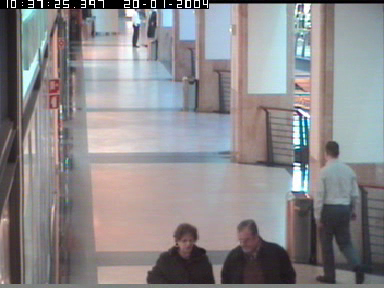
#> input picture frame 48 of AIDI all solutions/AIDI 1012 - Robotics/Assign1/Labs/Module-1-Lab-image-video/hallway.mp4, 384 x 288 px, given in place of boat.mp4, which was not available
$ python Module-1-Lab-video-optical-flow-sol.py   (older library calls are emulated)
#> lines starting #> are read from the running program, lines starting #| are printed output that depends on the picture; pictures that were not available may be replaced by others from this repository, and a replacement may not be noted
#!/usr/bin/env python
# coding: utf-8

# ### Video Optical Flow
# This will show you how to calculate frame rate per second (FPS) from a video by applying a Farnebacks Dense Optical Flow algorithm while resizing the images. You will do this on both a CPU and then on the second code block you will use a GPU.
#
# Note, to ensure we can see the video output from within Jupyter Notebook remotely,  we are using an image ipywidget which is not the best performance for viewing a video.
#
# If you run this locally to a jetson with a monitor and keyboard, you can comment out the image widgets and uncomment out the cv2.imshow lines. This will result in a small popup window that will show the video.
#
# This first code block is processing the video using a CPU.

# In[24]:


#CPU
#https://github.com/spmallick/learnopencv/tree/master/Getting-Started-OpenCV-CUDA-Module
import argparse
import time
import ipywidgets
from IPython.display import display

import cv2
import numpy as np

video1 = ipywidgets.Image(format='jpeg')
video2 = ipywidgets.Image(format='jpeg')

display(video1)
display(video2)

video = 'boat.mp4'
device = 'cpu'
    # init dict to track time for every stage at each iteration
timers = {
        "full pipeline": [],
        "reading": [],
        "pre-process": [],
        "optical flow": [],
        "post-process": [],
    }

    # init video capture with video
cap = cv2.VideoCapture(video)

    # get default video FPS
fps = cap.get(cv2.CAP_PROP_FPS)

    # get total number of video frames
num_frames = cap.get(cv2.CAP_PROP_FRAME_COUNT)

    # read the first frame
ret, previous_frame = cap.read()
#> previous_frame is the input picture: shape (288, 384, 3); mean B, G, R 139.6, 137.2, 139.9


        # proceed if frame reading was successful
if ret:
            # resize frame
    frame = cv2.resize(previous_frame, (960, 540))

            # convert to gray
    previous_frame = cv2.cvtColor(frame, cv2.COLOR_BGR2GRAY)
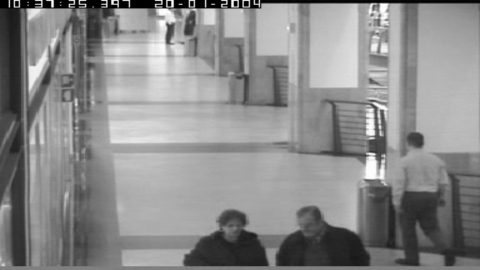
#> previous_frame: shape (540, 960) (shown at 1/2 size); min 0, max 255, mean 138.2

            # create hsv output for optical flow
    hsv = np.zeros_like(frame, np.float32)

            # set saturation to 1
    hsv[..., 1] = 1.0

    while True:
                # start full pipeline timer
        start_full_time = time.time()

                # start reading timer
        start_read_time = time.time()

                # capture frame-by-frame
        ret, frame = cap.read()
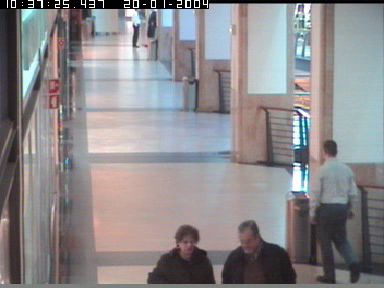
#> input picture frame 49 of AIDI all solutions/AIDI 1012 - Robotics/Assign1/Labs/Module-1-Lab-image-video/hallway.mp4, 384 x 288 px, given in place of boat.mp4, which was not available
#> frame is the input picture: shape (288, 384, 3); mean B, G, R 139.6, 137.3, 139.9

                # end reading timer
        end_read_time = time.time()

                # add elapsed iteration time
        timers["reading"].append(end_read_time - start_read_time)

                # if frame reading was not successful, break
        if not ret:
            break

                # start pre-process timer
        start_pre_time = time.time()
                # resize frame
        frame = cv2.resize(frame, (960, 540))
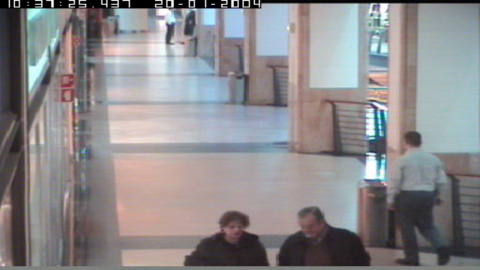
#> frame: shape (540, 960, 3) (shown at 1/2 size); mean B, G, R 139.5, 137.2, 139.8

                # convert to gray
        current_frame = cv2.cvtColor(frame, cv2.COLOR_BGR2GRAY)

                # end pre-process timer
        end_pre_time = time.time()

                # add elapsed iteration time
        timers["pre-process"].append(end_pre_time - start_pre_time)

                # start optical flow timer
        start_of = time.time()

                # calculate optical flow
        flow = cv2.calcOpticalFlowFarneback(
            previous_frame, current_frame, None, 0.5, 5, 15, 3, 5, 1.2, 0,
                )
            # end of timer
        end_of = time.time()

            # add elapsed iteration time
        timers["optical flow"].append(end_of - start_of)

                # start post-process timer
        start_post_time = time.time()

                # convert from cartesian to polar coordinates to get magnitude and angle
        magnitude, angle = cv2.cartToPolar(
                flow[..., 0], flow[..., 1], angleInDegrees=True,
                )
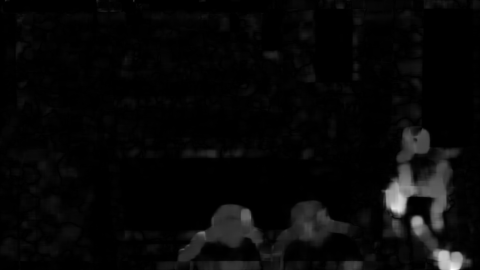
#> magnitude: shape (540, 960) float32 (shown at 1/2 size); min 0, max 18.13, mean 0.576; drawn with min black and max white
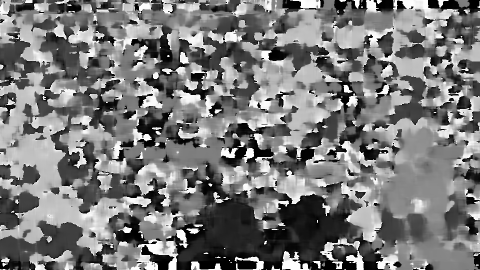
#> angle: shape (540, 960) float32 (shown at 1/2 size); min 0, max 360, mean 171.3; drawn with min black and max white

                # set hue according to the angle of optical flow
        hsv[..., 0] = angle * ((1 / 360.0) * (180 / 255.0))

                # set value according to the normalized magnitude of optical flow
        hsv[..., 2] = cv2.normalize(
                    magnitude, None, 0.0, 1.0, cv2.NORM_MINMAX, -1,
                )
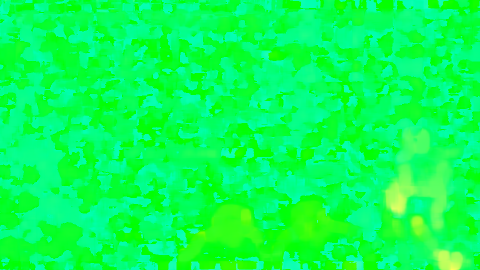
#> hsv: shape (540, 960, 3) float32 (shown at 1/2 size); mean of channels 0, 1, 2 0.336, 1, 0.0317; drawn as B, G, R

                # multiply each pixel value to 255
        hsv_8u = np.uint8(hsv * 255.0)

                # convert hsv to bgr
        bgr = cv2.cvtColor(hsv_8u, cv2.COLOR_HSV2BGR)
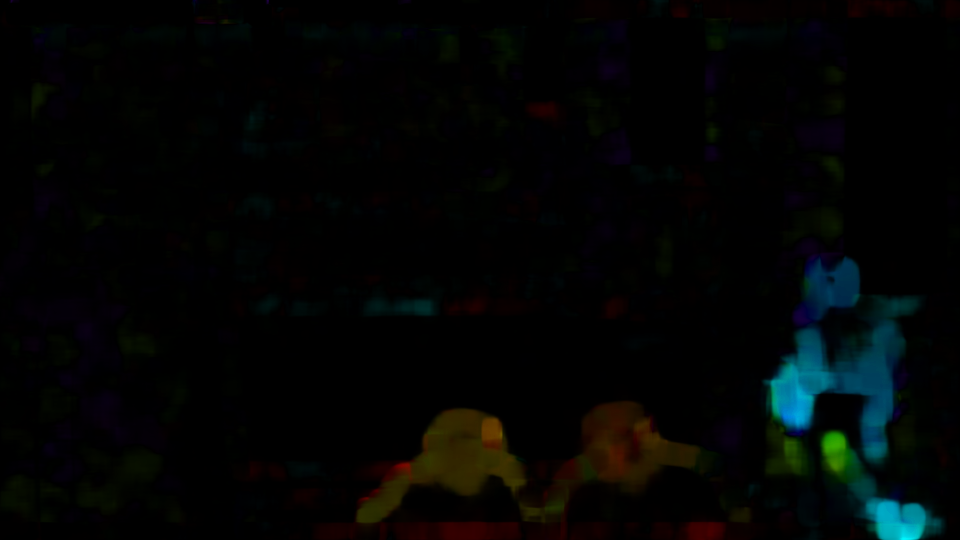
#> bgr: shape (540, 960, 3); mean B, G, R 4.2, 4.9, 2.9

                # update previous_frame value
        previous_frame = current_frame

                # end post-process timer
        end_post_time = time.time()

                # add elapsed iteration time
        timers["post-process"].append(end_post_time - start_post_time)

                # end full pipeline timer
        end_full_time = time.time()

                # add elapsed iteration time
        timers["full pipeline"].append(end_full_time - start_full_time)

                # visualization
        video1.value = bytes(cv2.imencode('.jpg', frame)[1])
        video2.value = bytes(cv2.imencode('.jpg', bgr)[1])
            # [9 lines of commented-out code are left out]
cap.release()

    # destroy all windows
#cv2.destroyAllWindows()

    # print results
print("Number of frames : ", num_frames)

    # elapsed time at each stage
print("Elapsed time")
for stage, seconds in timers.items():
    print("-", stage, ": {:0.3f} seconds".format(sum(seconds)))

    # calculate frames per second
print("Default video FPS : {:0.3f}".format(fps))

of_fps = (num_frames - 1) / sum(timers["optical flow"])
print("Optical flow FPS : {:0.3f}".format(of_fps))

full_fps = (num_frames - 1) / sum(timers["full pipeline"])
print("Full pipeline FPS : {:0.3f}".format(full_fps))


# ### OpenCV and CUDA
# This second code block uses a GPU. Here you will note that each frame must be uploaded to the GPU device before applying the CV2 CUDA enabled transformation.
#
# Note the faster FPS.

# In[23]:


#https://github.com/spmallick/learnopencv/tree/master/Getting-Started-OpenCV-CUDA-Module
import argparse
import time
import cv2
import numpy as np
import ipywidgets
from IPython.display import display

video1 = ipywidgets.Image(format='jpeg')
video2 = ipywidgets.Image(format='jpeg')

display(video1)
display(video2)

video = 'boat.mp4'
device = 'gpu'
    # init dict to track time for every stage at each iteration
timers = {
        "full pipeline": [],
        "reading": [],
        "pre-process": [],
        "optical flow": [],
        "post-process": [],
    }

    # init video capture with video
cap = cv2.VideoCapture(video)

    # get default video FPS
fps = cap.get(cv2.CAP_PROP_FPS)

    # get total number of video frames
num_frames = cap.get(cv2.CAP_PROP_FRAME_COUNT)

    # read the first frame
ret, previous_frame = cap.read()

        # proceed if frame reading was successful
if ret:
            # resize frame
    frame = cv2.resize(previous_frame, (960, 540))

            # upload resized frame to GPU
    gpu_frame = cv2.cuda_GpuMat()
    gpu_frame.upload(frame)

            # convert to gray
    previous_frame = cv2.cvtColor(frame, cv2.COLOR_BGR2GRAY)

            # upload pre-processed frame to GPU
    gpu_previous = cv2.cuda_GpuMat()
    gpu_previous.upload(previous_frame)

            # create gpu_hsv output for optical flow
    gpu_hsv = cv2.cuda_GpuMat(gpu_frame.size(), cv2.CV_32FC3)
    gpu_hsv_8u = cv2.cuda_GpuMat(gpu_frame.size(), cv2.CV_8UC3)

    gpu_h = cv2.cuda_GpuMat(gpu_frame.size(), cv2.CV_32FC1)
    gpu_s = cv2.cuda_GpuMat(gpu_frame.size(), cv2.CV_32FC1)
    gpu_v = cv2.cuda_GpuMat(gpu_frame.size(), cv2.CV_32FC1)

            # set saturation to 1
    gpu_s.upload(np.ones_like(previous_frame, np.float32))

    while True:
                # start full pipeline timer
        start_full_time = time.time()

                # start reading timer
        start_read_time = time.time()

                # capture frame-by-frame
        ret, frame = cap.read()

                # upload frame to GPU
        gpu_frame.upload(frame)

                # end reading timer
        end_read_time = time.time()

                # add elapsed iteration time
        timers["reading"].append(end_read_time - start_read_time)

                # if frame reading was not successful, break
        if not ret:
            break

                # start pre-process timer
        start_pre_time = time.time()

                # resize frame
        gpu_frame = cv2.cuda.resize(gpu_frame, (960, 540))

                # convert to gray
        gpu_current = cv2.cuda.cvtColor(gpu_frame, cv2.COLOR_BGR2GRAY)

                # end pre-process timer
        end_pre_time = time.time()

                # add elapsed iteration time
        timers["pre-process"].append(end_pre_time - start_pre_time)

                # start optical flow timer
        start_of = time.time()

                # create optical flow instance
        gpu_flow = cv2.cuda_FarnebackOpticalFlow.create(
                    5, 0.5, False, 15, 3, 5, 1.2, 0,
                )
                # calculate optical flow
        gpu_flow = cv2.cuda_FarnebackOpticalFlow.calc(
                gpu_flow, gpu_previous, gpu_current, None,
                )

                # end of timer
        end_of = time.time()

                # add elapsed iteration time
        timers["optical flow"].append(end_of - start_of)

                # start post-process timer
        start_post_time = time.time()

        gpu_flow_x = cv2.cuda_GpuMat(gpu_flow.size(), cv2.CV_32FC1)
        gpu_flow_y = cv2.cuda_GpuMat(gpu_flow.size(), cv2.CV_32FC1)
        cv2.cuda.split(gpu_flow, [gpu_flow_x, gpu_flow_y])

                # convert from cartesian to polar coordinates to get magnitude and angle
        gpu_magnitude, gpu_angle = cv2.cuda.cartToPolar(
                gpu_flow_x, gpu_flow_y, angleInDegrees=True,
                )

                # set value to normalized magnitude from 0 to 1
        gpu_v = cv2.cuda.normalize(gpu_magnitude, 0.0, 1.0, cv2.NORM_MINMAX, -1)

                # get angle of optical flow
        angle = gpu_angle.download()
        angle *= (1 / 360.0) * (180 / 255.0)

                # set hue according to the angle of optical flow
        gpu_h.upload(angle)

                # merge h,s,v channels
        cv2.cuda.merge([gpu_h, gpu_s, gpu_v], gpu_hsv)

                # multiply each pixel value to 255
        gpu_hsv.convertTo(cv2.CV_8U, 255.0, gpu_hsv_8u, 0.0)

                # convert hsv to bgr
        gpu_bgr = cv2.cuda.cvtColor(gpu_hsv_8u, cv2.COLOR_HSV2BGR)

                # send original frame from GPU back to CPU
        frame = gpu_frame.download()

                # send result from GPU back to CPU
        bgr = gpu_bgr.download()

                # update previous_frame value
        gpu_previous = gpu_current

                # end post-process timer
        end_post_time = time.time()

                # add elapsed iteration time
        timers["post-process"].append(end_post_time - start_post_time)

                # end full pipeline timer
        end_full_time = time.time()

                # add elapsed iteration time
        timers["full pipeline"].append(end_full_time - start_full_time)

         # visualization
        #using image widget for running in remote notebook
        #comment out these two video.value lines if running on local machine
        video1.value = bytes(cv2.imencode('.jpg', frame)[1])
        video2.value = bytes(cv2.imencode('.jpg', bgr)[1])
        # [8 lines of commented-out code are left out]
cap.release()

    # destroy all windows
#cv2.destroyAllWindows()

    # print results
print("Number of frames : ", num_frames)

    # elapsed time at each stage
print("Elapsed time")
for stage, seconds in timers.items():
    print("-", stage, ": {:0.3f} seconds".format(sum(seconds)))

    # calculate frames per second
print("Default video FPS : {:0.3f}".format(fps))

of_fps = (num_frames - 1) / sum(timers["optical flow"])
print("Optical flow FPS : {:0.3f}".format(of_fps))

full_fps = (num_frames - 1) / sum(timers["full pipeline"])
print("Full pipeline FPS : {:0.3f}".format(full_fps))


# ### Lab-1.7-Exercise - Solution
# Now it is time to try this on your own.
# Use the Hallway.mp4 video.  Read in the video and perform the same steps in the code block above to use the CUDA libraries to calculate FPS using the cuda enabled Farneback Optical Flow algorithms.

# In[1]:


### Your code here

import argparse
import time
import cv2
import numpy as np
import ipywidgets
from IPython.display import display

video1 = ipywidgets.Image(format='jpeg')
video2 = ipywidgets.Image(format='jpeg')

display(video1)
display(video2)

video = 'hallway.mp4'
device = 'gpu'
    # init dict to track time for every stage at each iteration
timers = {
        "full pipeline": [],
        "reading": [],
        "pre-process": [],
        "optical flow": [],
        "post-process": [],
    }

    # init video capture with video
cap = cv2.VideoCapture(video)

    # get default video FPS
fps = cap.get(cv2.CAP_PROP_FPS)

    # get total number of video frames
num_frames = cap.get(cv2.CAP_PROP_FRAME_COUNT)

    # read the first frame
ret, previous_frame = cap.read()

        # proceed if frame reading was successful
if ret:
            # resize frame
    frame = cv2.resize(previous_frame, (960, 540))

            # upload resized frame to GPU
    gpu_frame = cv2.cuda_GpuMat()
    gpu_frame.upload(frame)

            # convert to gray
    previous_frame = cv2.cvtColor(frame, cv2.COLOR_BGR2GRAY)

            # upload pre-processed frame to GPU
    gpu_previous = cv2.cuda_GpuMat()
    gpu_previous.upload(previous_frame)

            # create gpu_hsv output for optical flow
    gpu_hsv = cv2.cuda_GpuMat(gpu_frame.size(), cv2.CV_32FC3)
    gpu_hsv_8u = cv2.cuda_GpuMat(gpu_frame.size(), cv2.CV_8UC3)

    gpu_h = cv2.cuda_GpuMat(gpu_frame.size(), cv2.CV_32FC1)
    gpu_s = cv2.cuda_GpuMat(gpu_frame.size(), cv2.CV_32FC1)
    gpu_v = cv2.cuda_GpuMat(gpu_frame.size(), cv2.CV_32FC1)

            # set saturation to 1
    gpu_s.upload(np.ones_like(previous_frame, np.float32))

    while True:
                # start full pipeline timer
        start_full_time = time.time()

                # start reading timer
        start_read_time = time.time()

                # capture frame-by-frame
        ret, frame = cap.read()

                # upload frame to GPU
        gpu_frame.upload(frame)

                # end reading timer
        end_read_time = time.time()

                # add elapsed iteration time
        timers["reading"].append(end_read_time - start_read_time)

                # if frame reading was not successful, break
        if not ret:
            break

                # start pre-process timer
        start_pre_time = time.time()

                # resize frame
        gpu_frame = cv2.cuda.resize(gpu_frame, (960, 540))

                # convert to gray
        gpu_current = cv2.cuda.cvtColor(gpu_frame, cv2.COLOR_BGR2GRAY)

                # end pre-process timer
        end_pre_time = time.time()

                # add elapsed iteration time
        timers["pre-process"].append(end_pre_time - start_pre_time)

                # start optical flow timer
        start_of = time.time()

                # create optical flow instance
        gpu_flow = cv2.cuda_FarnebackOpticalFlow.create(
                    5, 0.5, False, 15, 3, 5, 1.2, 0,
                )
                # calculate optical flow
        gpu_flow = cv2.cuda_FarnebackOpticalFlow.calc(
                gpu_flow, gpu_previous, gpu_current, None,
                )

                # end of timer
        end_of = time.time()

                # add elapsed iteration time
        timers["optical flow"].append(end_of - start_of)

                # start post-process timer
        start_post_time = time.time()

        gpu_flow_x = cv2.cuda_GpuMat(gpu_flow.size(), cv2.CV_32FC1)
        gpu_flow_y = cv2.cuda_GpuMat(gpu_flow.size(), cv2.CV_32FC1)
        cv2.cuda.split(gpu_flow, [gpu_flow_x, gpu_flow_y])

                # convert from cartesian to polar coordinates to get magnitude and angle
        gpu_magnitude, gpu_angle = cv2.cuda.cartToPolar(
                gpu_flow_x, gpu_flow_y, angleInDegrees=True,
                )

                # set value to normalized magnitude from 0 to 1
        gpu_v = cv2.cuda.normalize(gpu_magnitude, 0.0, 1.0, cv2.NORM_MINMAX, -1)

                # get angle of optical flow
        angle = gpu_angle.download()
        angle *= (1 / 360.0) * (180 / 255.0)

                # set hue according to the angle of optical flow
        gpu_h.upload(angle)

                # merge h,s,v channels
        cv2.cuda.merge([gpu_h, gpu_s, gpu_v], gpu_hsv)

                # multiply each pixel value to 255
        gpu_hsv.convertTo(cv2.CV_8U, 255.0, gpu_hsv_8u, 0.0)

                # convert hsv to bgr
        gpu_bgr = cv2.cuda.cvtColor(gpu_hsv_8u, cv2.COLOR_HSV2BGR)

                # send original frame from GPU back to CPU
        frame = gpu_frame.download()

                # send result from GPU back to CPU
        bgr = gpu_bgr.download()

                # update previous_frame value
        gpu_previous = gpu_current

                # end post-process timer
        end_post_time = time.time()

                # add elapsed iteration time
        timers["post-process"].append(end_post_time - start_post_time)

                # end full pipeline timer
        end_full_time = time.time()

                # add elapsed iteration time
        timers["full pipeline"].append(end_full_time - start_full_time)

         # visualization
        #using image widget for running in remote notebook
        #comment out these two video.value lines if running on local machine
        video1.value = bytes(cv2.imencode('.jpg', frame)[1])
        video2.value = bytes(cv2.imencode('.jpg', bgr)[1])
        # [8 lines of commented-out code are left out]
cap.release()

    # destroy all windows
#cv2.destroyAllWindows()

    # print results
print("Number of frames : ", num_frames)

    # elapsed time at each stage
print("Elapsed time")
for stage, seconds in timers.items():
    print("-", stage, ": {:0.3f} seconds".format(sum(seconds)))

    # calculate frames per second
print("Default video FPS : {:0.3f}".format(fps))

of_fps = (num_frames - 1) / sum(timers["optical flow"])
print("Optical flow FPS : {:0.3f}".format(of_fps))

full_fps = (num_frames - 1) / sum(timers["full pipeline"])
print("Full pipeline FPS : {:0.3f}".format(full_fps))


# In[ ]:

$ run again, starting later in the video
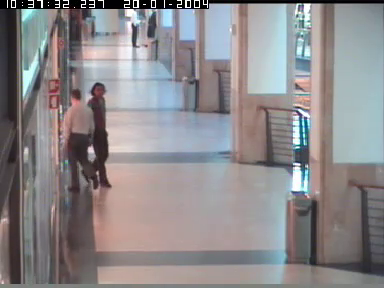
#> input picture frame 219 of AIDI all solutions/AIDI 1012 - Robotics/Assign1/Labs/Module-1-Lab-image-video/hallway.mp4, 384 x 288 px, given in place of boat.mp4, which was not available
#> previous_frame is the input picture: shape (288, 384, 3); mean B, G, R 139.7, 137.5, 140.7
#> previous_frame: shape (540, 960)
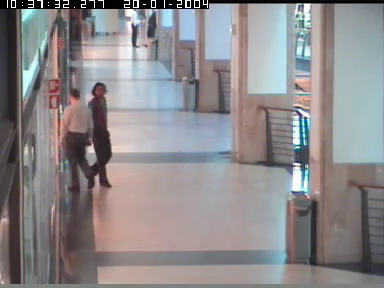
#> input picture frame 220 of AIDI all solutions/AIDI 1012 - Robotics/Assign1/Labs/Module-1-Lab-image-video/hallway.mp4, 384 x 288 px, given in place of boat.mp4, which was not available
#> frame is the input picture: shape (288, 384, 3); mean B, G, R 139.5, 137.4, 140.6
#> `bgr = cv2.cvtColor(hsv_8u, cv2.COLOR_HSV2BGR)`:
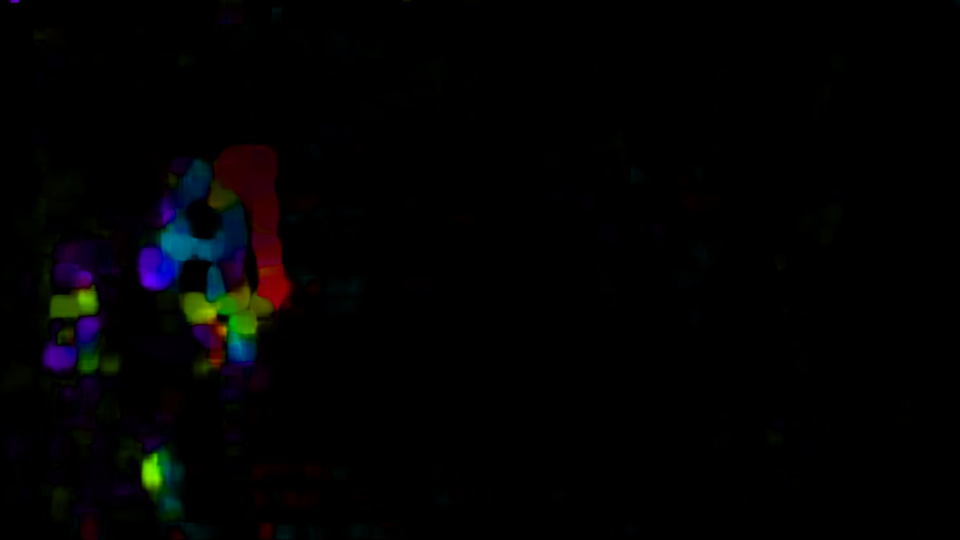
#> bgr: shape (540, 960, 3); mean B, G, R 2.6, 2.2, 2.3
